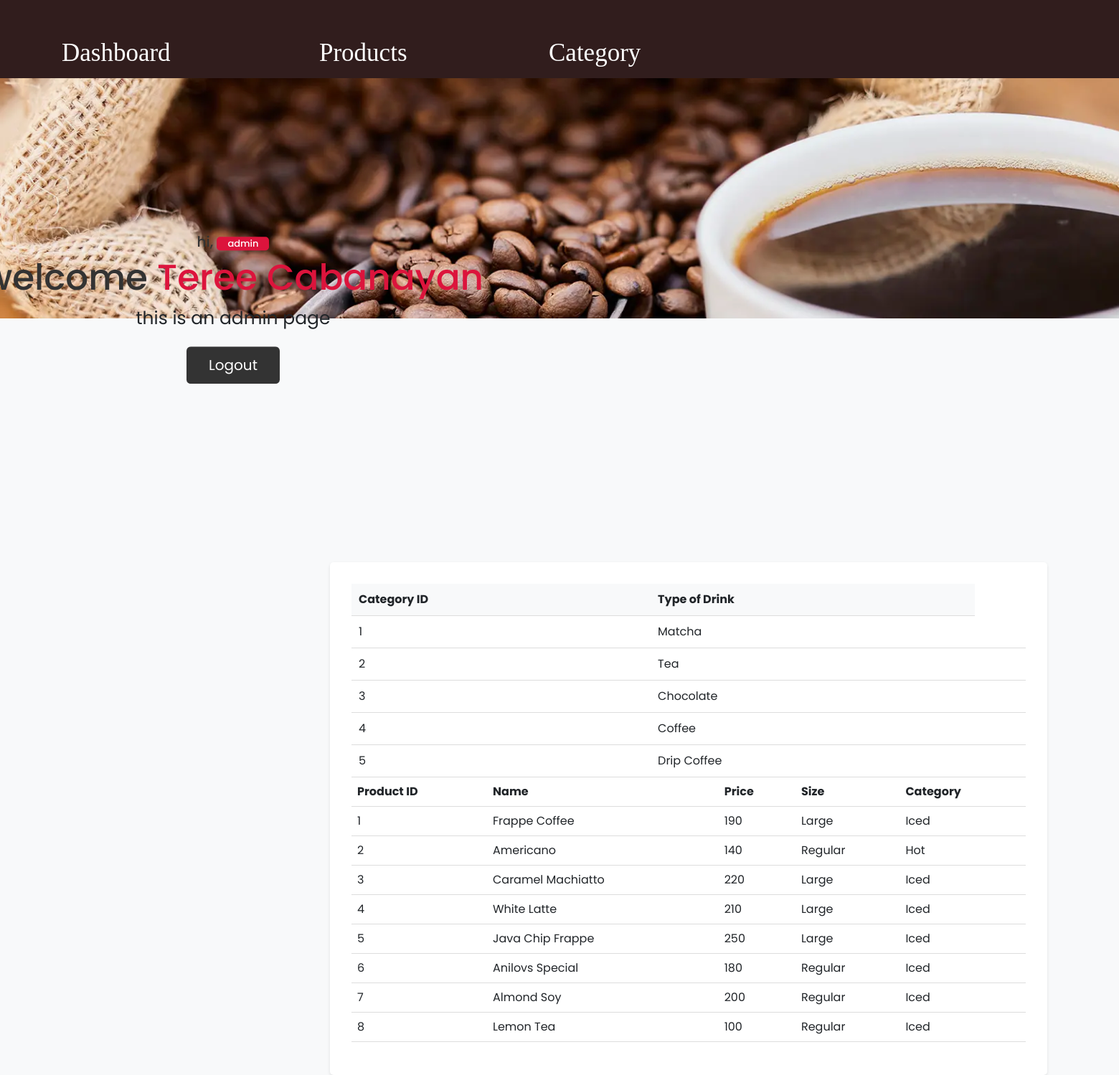
Screenshot of /dashboard.php (signed in) with the database file from the repository.
### tables this page shows
CREATE TABLE `category` (
  `category_id` int(100) NOT NULL,
  `type` varchar(250) NOT NULL
);

CREATE TABLE `product` (
  `product_id` int(1) NOT NULL,
  `name` varchar(250) NOT NULL,
  `price` varchar(250) NOT NULL,
  `size` enum('','Regular','Large') NOT NULL,
  `category` enum('','Iced','Hot') NOT NULL
);

### dashboard.php (the view, shortened to what this page needs)
<!DOCTYPE html>
<html lang="en">
<head>
    <link href="https://cdn.jsdelivr.net/npm/bootstrap@5.3.0/dist/css/bootstrap.min.css" rel="stylesheet">
    <link rel="stylesheet" href="style.css">
    <link rel="stylesheet" href="login/css/style.css">
    <link rel="stylesheet" href="user_page/user_category.css">
</head>
<body>
<rect>
<img class="img1" src="img/cafe.png" alt="">
<nav class="navbar navbar-expand-lg">
  <div class="container-fluid">
    <div class="collapse navbar-collapse" id="navbarNavAltMarkup">
      <div class="navbar-nav">
        <a class="dashboard" aria-current="page" href="dashboard.php">Dashboard</a>
        <a class="category" href="category.php">Category</a>
        <a class="product" href="product.php">Products</a>
      </div>
    </div>
  </div>
</nav>
<div class="container" style="position: absolute; top: 450px; left: 325px;">
   <div class="content">
      <h3>hi, <span>admin</span></h3>
      <h1>welcome <span><?php echo $_SESSION['admin_name'] ?></span></h1>
      <p>this is an admin page</p>
      <a href="index.php" class="btn btn-logout">logout</a>
   </div>
</div>
<br><br><br><br><br><br><br><br><br><br><br><br><br><br><br><br><br><br><br><br><br><br><br><br><br><br><br><br><br><br><br><br>
    <div class="table-container">
    <table>
      <thead>
        <tr>
          <th>Category ID</th>
          <th>Type of Drink</th>
        </tr>
      </thead>
      <tbody>
        <?php
            $connection = mysqli_connect(DB_SERVER,DB_USERNAME,DB_PASSWORD,DB_NAME);
            $selectQuery = "SELECT * FROM category";
            $result = mysqli_query($connection, $selectQuery);
            while ($row = mysqli_fetch_assoc($result)) {
                echo '<tr>';
                echo '<td>' . $row['category_id'] . '</td>';
                echo '<td>' . $row['type'] . '</td>';
                echo '<td>';
                echo '</td>';
                echo '</tr>';
            }
            $query = "SELECT * FROM product";
            $result = mysqli_query($connection, $query);
              if (mysqli_num_rows($result) > 0) {
                  echo '<table class="table">';
                  echo '<thead><tr><th>Product ID</th><th>Name</th><th>Price</th><th>Size</th><th>Category</th></tr></thead>';
                  echo '<tbody>';
                  while ($row = mysqli_fetch_assoc($result)) {
                      echo '<tr>';
                      echo '<td>'.$row["product_id"].'</td>';
                      echo '<td>'.$row["name"].'</td>';
                      echo '<td>'.$row["price"].'</td>';
                      echo '<td>'.$row["size"].'</td>';
                      echo '<td>'.$row["category"].'</td>';
                      echo '</tr>';
                  }
                  echo '</tbody>';
                  echo '</table>';
              } else {
                  echo '<div class="error-message">No products found.</div>';
              }
?>
</body>
</html>

### style.css (style rules this page uses)
rect { position: absolute; width: 1920px; height: 109px; left: 0px; top: 0px; background: #311D1D; }
.img1 { position: absolute; width: 1920px; height: 335px; left: 0px; top: 109px; background: url(image.png); mix-blend-mode: multiply; }
nav { background: #311D1D; }
.dashboard { position: absolute; width: 185px; height: 45px; left: 86px; top: 51px; font-family: 'Gabriela'; font-style: normal; font-weight: 400; font-size: 35px; line-height: 45px; text-decoration: none; color: #FFFFFF; }
.product { position: absolute; width: 147px; height: 45px; left: 445px; top: 51px; text-decoration: none; font-family: 'Gabriela'; font-style: normal; font-weight: 400; font-size: 35px; line-height: 45px; color: #FFFFFF; }
.category { position: absolute; width: 152px; height: 45px; left: 765px; top: 51px; text-decoration: none; font-family: 'Gabriela'; font-style: normal; font-weight: 400; font-size: 35px; line-height: 45px; color: #FFFFFF; }

### login/css/style.css (style rules this page uses)
* { font-family: 'Poppins', sans-serif; margin: 0; padding: 0; box-sizing: border-box; outline: none; border: none; text-decoration: none; }
body { background-color: #000000; }
.container { position: absolute; top: 50%; left: 75%; transform: translate(-50%, -50%); text-align: center; padding: 20px; padding-bottom: 60px; }
.container .content h3 { font-size: 20px; color: #333; }
.container .content h3 span { background: crimson; color: #fff; border-radius: 5px; padding: 0 15px; font-size: small; }
.container .content h1 { font-size: 50px; color: #333; }
.container .content h1 span { color: crimson; }
.container .content p { font-size: 25px; margin-bottom: 20px; }
.container .content .btn { display: inline-block; padding: 10px 30px; font-size: 20px; background: #333; color: #fff; margin: 0 5px; text-transform: capitalize; }

### user_page/user_category.css (style rules this page uses)
body { background-color: #f8f9fa; padding: 20px; }
.table-container { background-color: #ffffff; padding: 20px; border-radius: 5px; box-shadow: 0 2px 4px rgba(0, 0, 0, 0.1); }
table { width: 100%; border-collapse: collapse; }
th, td { padding: 10px; text-align: left; border-bottom: 1px solid #dddddd; }
th { background-color: #f8f9fa; }
.table-container { background-color: #ffffff; padding: 30px; border-radius: 5px; box-shadow: 0 2px 4px rgba(0, 0, 0, 0.1); margin: 0 auto; max-width: 1000px; height: 0 auto; }

### dashboard.php (style rules this page uses)
rect { position: absolute; width: 1920px; height: 109px; left: 0px; top: 0px; background: #311D1D; }

### rows the page displays
category: category_id "1", type "Matcha"
category: category_id "2", type "Tea"
category: category_id "3", type "Chocolate"
category: category_id "4", type "Coffee"
category: category_id "5", type "Drip Coffee"
product: product_id "1", name "Frappe Coffee", price "190", size "Large", category "Iced"
product: product_id "2", name "Americano", price "140", size "Regular", category "Hot"
product: product_id "3", name "Caramel Machiatto", price "220", size "Large", category "Iced"
product: product_id "4", name "White Latte", price "210", size "Large", category "Iced"
product: product_id "5", name "Java Chip Frappe", price "250", size "Large", category "Iced"
product: product_id "6", name "Anilovs Special", price "180", size "Regular", category "Iced"
product: product_id "7", name "Almond Soy", price "200", size "Regular", category "Iced"
product: product_id "8", name "Lemon Tea", price "100", size "Regular", category "Iced"

### other values shown
$_SESSION['admin_name'] "Teree Cabanayan"
